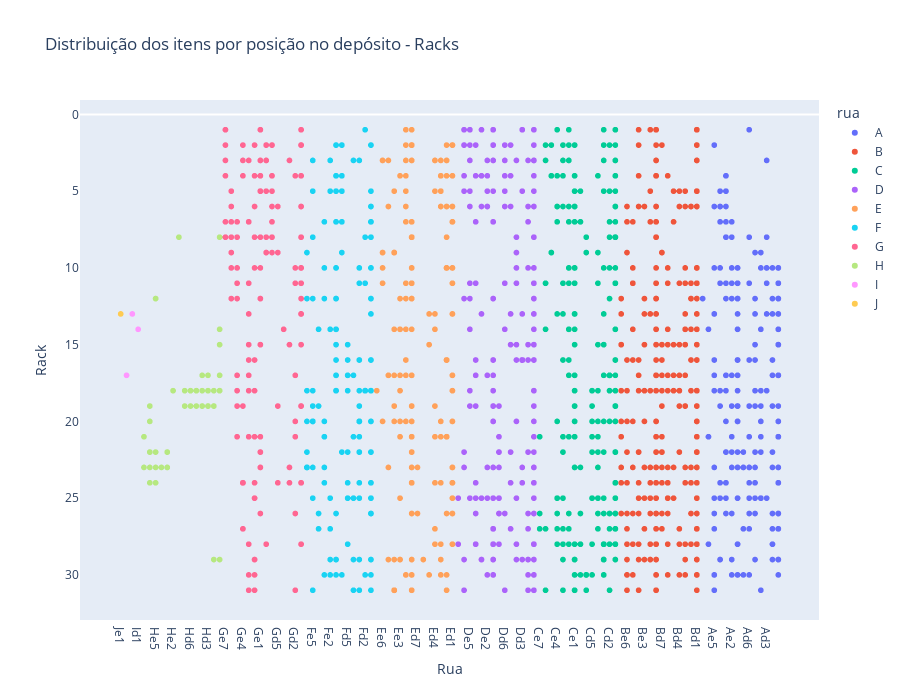

Notebook source saved alongside this figure:
### Markdown cell above
### Utilizando 'plotly'

### Code cell
ax = px.scatter(analise_rack.query('tipo_item == "shrink"'), x='label', y='rack_visualizacao', color='rua', height=700, title='Distribuição dos itens por posição no depósito - Racks')
ax.update_xaxes(title_text='Rua', title_font={'size':14}, autorange="reversed", showgrid=False)
ax.update_yaxes(title_text='Rack', title_font={'size':14}, autorange="reversed", showgrid=False)
ax.show()

### Figure 1 — Plotly figure (JSON) as saved in the notebook; plotly's stock layout.template omitted (floating-point values rounded to 4 significant figures; data arrays with more than 128 entries replaced by an {"elided": "..."} marker saying what was removed)
{"data": [{"hovertemplate": "rua=A<br>label=%{x}<br>rack_visualizacao=%{y}<extra></extra>", "legendgroup": "A", "marker": {"color": "#636efa", "symbol": "circle"}, "mode": "markers", "name": "A", "showlegend": true, "type": "scattergl", "x": {"elided": "211 str values"}, "xaxis": "x", "y": {"elided": "211 int values"}, "yaxis": "y"}, {"hovertemplate": "rua=B<br>label=%{x}<br>rack_visualizacao=%{y}<extra></extra>", "legendgroup": "B", "marker": {"color": "#EF553B", "symbol": "circle"}, "mode": "markers", "name": "B", "showlegend": true, "type": "scattergl", "x": {"elided": "291 str values"}, "xaxis": "x", "y": {"elided": "291 int values"}, "yaxis": "y"}, {"hovertemplate": "rua=C<br>label=%{x}<br>rack_visualizacao=%{y}<extra></extra>", "legendgroup": "C", "marker": {"color": "#00cc96", "symbol": "circle"}, "mode": "markers", "name": "C", "showlegend": true, "type": "scattergl", "x": {"elided": "271 str values"}, "xaxis": "x", "y": {"elided": "271 int values"}, "yaxis": "y"}, {"hovertemplate": "rua=D<br>label=%{x}<br>rack_visualizacao=%{y}<extra></extra>", "legendgroup": "D", "marker": {"color": "#ab63fa", "symbol": "circle"}, "mode": "markers", "name": "D", "showlegend": true, "type": "scattergl", "x": {"elided": "244 str values"}, "xaxis": "x", "y": {"elided": "244 int values"}, "yaxis": "y"}, {"hovertemplate": "rua=E<br>label=%{x}<br>rack_visualizacao=%{y}<extra></extra>", "legendgroup": "E", "marker": {"color": "#FFA15A", "symbol": "circle"}, "mode": "markers", "name": "E", "showlegend": true, "type": "scattergl", "x": {"elided": "227 str values"}, "xaxis": "x", "y": {"elided": "227 int values"}, "yaxis": "y"}, {"hovertemplate": "rua=F<br>label=%{x}<br>rack_visualizacao=%{y}<extra></extra>", "legendgroup": "F", "marker": {"color": "#19d3f3", "symbol": "circle"}, "mode": "markers", "name": "F", "showlegend": true, "type": "scattergl", "x": {"elided": "182 str values"}, "xaxis": "x", "y": {"elided": "182 int values"}, "yaxis": "y"}, {"hovertemplate": "rua=G<br>label=%{x}<br>rack_visualizacao=%{y}<extra></extra>", "legendgroup": "G", "marker": {"color": "#FF6692", "symbol": "circle"}, "mode": "markers", "name": "G", "showlegend": true, "type": "scattergl", "x": {"elided": "157 str values"}, "xaxis": "x", "y": {"elided": "157 int values"}, "yaxis": "y"}, {"hovertemplate": "rua=H<br>label=%{x}<br>rack_visualizacao=%{y}<extra></extra>", "legendgroup": "H", "marker": {"color": "#B6E880", "symbol": "circle"}, "mode": "markers", "name": "H", "showlegend": true, "type": "scattergl", "x": ["Hd1", "Hd1", "Hd1", "Hd1", "Hd1", "Hd1", "Hd1", "Hd2", "Hd2", "Hd2", "Hd2", "Hd3", "Hd3", "Hd3", "Hd3", "Hd3", "Hd4", "Hd4", "Hd4", "Hd4", "Hd5", "Hd5", "Hd5", "Hd6", "Hd6", "Hd6", "Hd7", "Hd7", "He1", "He2", "He3", "He3", "He3", "He3", "He4", "He5", "He5", "He5", "He5", "He5", "He6", "He6", "He6", "He6", "He6", "He6", "He7", "He7"], "xaxis": "x", "y": [18, 18, 17, 15, 8, 29, 14, 29, 19, 19, 18, 18, 17, 19, 19, 18, 19, 18, 17, 19, 19, 18, 18, 18, 19, 18, 19, 18, 8, 18, 22, 22, 23, 23, 23, 24, 12, 23, 12, 22, 20, 22, 19, 24, 23, 22, 23, 21], "yaxis": "y"}, {"hovertemplate": "rua=I<br>label=%{x}<br>rack_visualizacao=%{y}<extra></extra>", "legendgroup": "I", "marker": {"color": "#FF97FF", "symbol": "circle"}, "mode": "markers", "name": "I", "showlegend": true, "type": "scattergl", "x": ["Id1", "Id2", "Id3"], "xaxis": "x", "y": [14, 13, 17], "yaxis": "y"}, {"hovertemplate": "rua=J<br>label=%{x}<br>rack_visualizacao=%{y}<extra></extra>", "legendgroup": "J", "marker": {"color": "#FECB52", "symbol": "circle"}, "mode": "markers", "name": "J", "showlegend": true, "type": "scattergl", "x": ["Je1"], "xaxis": "x", "y": [13], "yaxis": "y"}], "layout": {"height": 700, "legend": {"title": {"text": "rua"}, "tracegroupgap": 0}, "title": {"text": "Distribuição dos itens por posição no depósito - Racks"}, "xaxis": {"anchor": "y", "autorange": "reversed", "domain": [0, 1], "showgrid": false, "title": {"font": {"size": 14}, "text": "Rua"}}, "yaxis": {"anchor": "x", "autorange": "reversed", "domain": [0, 1], "showgrid": false, "title": {"font": {"size": 14}, "text": "Rack"}}}}
